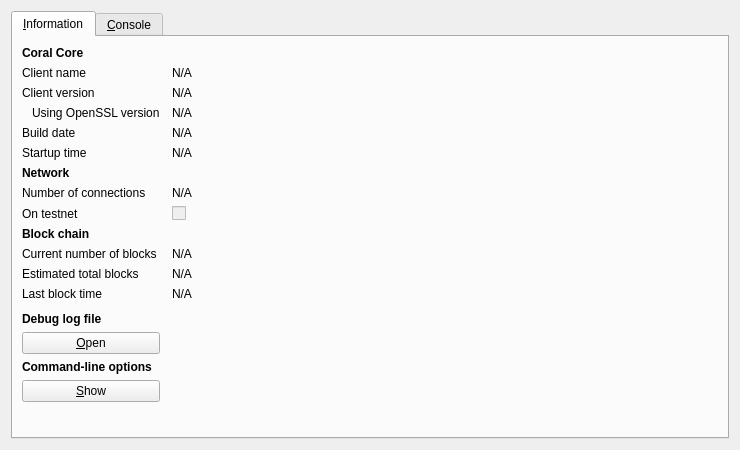
<?xml version="1.0" encoding="UTF-8"?>
<ui version="4.0">
 <class>RPCConsole</class>
 <widget class="QDialog" name="RPCConsole">
  <property name="geometry">
   <rect>
    <x>0</x>
    <y>0</y>
    <width>740</width>
    <height>450</height>
   </rect>
  </property>
  <property name="windowTitle">
   <string>Coral - Debug window</string>
  </property>
  <layout class="QVBoxLayout" name="verticalLayout_2">
   <item>
    <widget class="QTabWidget" name="tabWidget">
     <property name="currentIndex">
      <number>0</number>
     </property>
     <widget class="QWidget" name="tab_info">
      <attribute name="title">
       <string>&amp;Information</string>
      </attribute>
      <layout class="QGridLayout" name="gridLayout" columnstretch="0,1">
       <property name="horizontalSpacing">
        <number>12</number>
       </property>
       <item row="0" column="0">
        <widget class="QLabel" name="label_9">
         <property name="font">
          <font>
           <weight>75</weight>
           <bold>true</bold>
          </font>
         </property>
         <property name="text">
          <string>Coral Core</string>
         </property>
        </widget>
       </item>
       <item row="1" column="0">
        <widget class="QLabel" name="label_5">
         <property name="text">
          <string>Client name</string>
         </property>
        </widget>
       </item>
       <item row="1" column="1">
        <widget class="QLabel" name="clientName">
         <property name="cursor">
          <cursorShape>IBeamCursor</cursorShape>
         </property>
         <property name="text">
          <string>N/A</string>
         </property>
         <property name="textFormat">
          <enum>Qt::PlainText</enum>
         </property>
         <property name="textInteractionFlags">
          <set>Qt::LinksAccessibleByMouse|Qt::TextSelectableByKeyboard|Qt::TextSelectableByMouse</set>
         </property>
        </widget>
       </item>
       <item row="2" column="0">
        <widget class="QLabel" name="label_6">
         <property name="text">
          <string>Client version</string>
         </property>
        </widget>
       </item>
       <item row="2" column="1">
        <widget class="QLabel" name="clientVersion">
         <property name="cursor">
          <cursorShape>IBeamCursor</cursorShape>
         </property>
         <property name="text">
          <string>N/A</string>
         </property>
         <property name="textFormat">
          <enum>Qt::PlainText</enum>
         </property>
         <property name="textInteractionFlags">
          <set>Qt::LinksAccessibleByMouse|Qt::TextSelectableByKeyboard|Qt::TextSelectableByMouse</set>
         </property>
        </widget>
       </item>
       <item row="3" column="0">
        <widget class="QLabel" name="label_14">
         <property name="text">
          <string>Using OpenSSL version</string>
         </property>
         <property name="indent">
          <number>10</number>
         </property>
        </widget>
       </item>
       <item row="3" column="1">
        <widget class="QLabel" name="openSSLVersion">
         <property name="cursor">
          <cursorShape>IBeamCursor</cursorShape>
         </property>
         <property name="text">
          <string>N/A</string>
         </property>
         <property name="textFormat">
          <enum>Qt::PlainText</enum>
         </property>
         <property name="textInteractionFlags">
          <set>Qt::LinksAccessibleByMouse|Qt::TextSelectableByKeyboard|Qt::TextSelectableByMouse</set>
         </property>
        </widget>
       </item>
       <item row="4" column="0">
        <widget class="QLabel" name="label_12">
         <property name="text">
          <string>Build date</string>
         </property>
        </widget>
       </item>
       <item row="4" column="1">
        <widget class="QLabel" name="buildDate">
         <property name="cursor">
          <cursorShape>IBeamCursor</cursorShape>
         </property>
         <property name="text">
          <string>N/A</string>
         </property>
         <property name="textFormat">
          <enum>Qt::PlainText</enum>
         </property>
         <property name="textInteractionFlags">
          <set>Qt::LinksAccessibleByMouse|Qt::TextSelectableByKeyboard|Qt::TextSelectableByMouse</set>
         </property>
        </widget>
       </item>
       <item row="5" column="0">
        <widget class="QLabel" name="label_13">
         <property name="text">
          <string>Startup time</string>
         </property>
        </widget>
       </item>
       <item row="5" column="1">
        <widget class="QLabel" name="startupTime">
         <property name="cursor">
          <cursorShape>IBeamCursor</cursorShape>
         </property>
         <property name="text">
          <string>N/A</string>
         </property>
         <property name="textFormat">
          <enum>Qt::PlainText</enum>
         </property>
         <property name="textInteractionFlags">
          <set>Qt::LinksAccessibleByMouse|Qt::TextSelectableByKeyboard|Qt::TextSelectableByMouse</set>
         </property>
        </widget>
       </item>
       <item row="6" column="0">
        <widget class="QLabel" name="label_11">
         <property name="font">
          <font>
           <weight>75</weight>
           <bold>true</bold>
          </font>
         </property>
         <property name="text">
          <string>Network</string>
         </property>
        </widget>
       </item>
       <item row="7" column="0">
        <widget class="QLabel" name="label_7">
         <property name="text">
          <string>Number of connections</string>
         </property>
        </widget>
       </item>
       <item row="7" column="1">
        <widget class="QLabel" name="numberOfConnections">
         <property name="cursor">
          <cursorShape>IBeamCursor</cursorShape>
         </property>
         <property name="text">
          <string>N/A</string>
         </property>
         <property name="textFormat">
          <enum>Qt::PlainText</enum>
         </property>
         <property name="textInteractionFlags">
          <set>Qt::LinksAccessibleByMouse|Qt::TextSelectableByKeyboard|Qt::TextSelectableByMouse</set>
         </property>
        </widget>
       </item>
       <item row="8" column="0">
        <widget class="QLabel" name="label_8">
         <property name="text">
          <string>On testnet</string>
         </property>
        </widget>
       </item>
       <item row="8" column="1">
        <widget class="QCheckBox" name="isTestNet">
         <property name="enabled">
          <bool>false</bool>
         </property>
         <property name="text">
          <string/>
         </property>
        </widget>
       </item>
       <item row="9" column="0">
        <widget class="QLabel" name="label_10">
         <property name="font">
          <font>
           <weight>75</weight>
           <bold>true</bold>
          </font>
         </property>
         <property name="text">
          <string>Block chain</string>
         </property>
        </widget>
       </item>
       <item row="10" column="0">
        <widget class="QLabel" name="label_3">
         <property name="text">
          <string>Current number of blocks</string>
         </property>
        </widget>
       </item>
       <item row="10" column="1">
        <widget class="QLabel" name="numberOfBlocks">
         <property name="cursor">
          <cursorShape>IBeamCursor</cursorShape>
         </property>
         <property name="text">
          <string>N/A</string>
         </property>
         <property name="textFormat">
          <enum>Qt::PlainText</enum>
         </property>
         <property name="textInteractionFlags">
          <set>Qt::LinksAccessibleByMouse|Qt::TextSelectableByKeyboard|Qt::TextSelectableByMouse</set>
         </property>
        </widget>
       </item>
       <item row="11" column="0">
        <widget class="QLabel" name="label_4">
         <property name="text">
          <string>Estimated total blocks</string>
         </property>
        </widget>
       </item>
       <item row="11" column="1">
        <widget class="QLabel" name="totalBlocks">
         <property name="cursor">
          <cursorShape>IBeamCursor</cursorShape>
         </property>
         <property name="text">
          <string>N/A</string>
         </property>
         <property name="textFormat">
          <enum>Qt::PlainText</enum>
         </property>
         <property name="textInteractionFlags">
          <set>Qt::LinksAccessibleByMouse|Qt::TextSelectableByKeyboard|Qt::TextSelectableByMouse</set>
         </property>
        </widget>
       </item>
       <item row="12" column="0">
        <widget class="QLabel" name="label_2">
         <property name="text">
          <string>Last block time</string>
         </property>
        </widget>
       </item>
       <item row="12" column="1">
        <widget class="QLabel" name="lastBlockTime">
         <property name="cursor">
          <cursorShape>IBeamCursor</cursorShape>
         </property>
         <property name="text">
          <string>N/A</string>
         </property>
         <property name="textFormat">
          <enum>Qt::PlainText</enum>
         </property>
         <property name="textInteractionFlags">
          <set>Qt::LinksAccessibleByMouse|Qt::TextSelectableByKeyboard|Qt::TextSelectableByMouse</set>
         </property>
        </widget>
       </item>
       <item row="13" column="0">
        <spacer name="verticalSpacer_2">
         <property name="orientation">
          <enum>Qt::Vertical</enum>
         </property>
         <property name="sizeHint" stdset="0">
          <size>
           <width>20</width>
           <height>20</height>
          </size>
         </property>
        </spacer>
       </item>
       <item row="14" column="0">
        <widget class="QLabel" name="labelDebugLogfile">
         <property name="font">
          <font>
           <weight>75</weight>
           <bold>true</bold>
          </font>
         </property>
         <property name="text">
          <string>Debug log file</string>
         </property>
        </widget>
       </item>
       <item row="15" column="0">
        <widget class="QPushButton" name="openDebugLogfileButton">
         <property name="toolTip">
          <string>Open the Coral debug log file from the current data directory. This can take a few seconds for large log files.</string>
         </property>
         <property name="text">
          <string>&amp;Open</string>
         </property>
         <property name="autoDefault">
          <bool>false</bool>
         </property>
        </widget>
       </item>
       <item row="16" column="0">
        <widget class="QLabel" name="labelCLOptions">
         <property name="font">
          <font>
           <weight>75</weight>
           <bold>true</bold>
          </font>
         </property>
         <property name="text">
          <string>Command-line options</string>
         </property>
        </widget>
       </item>
       <item row="17" column="0">
        <widget class="QPushButton" name="showCLOptionsButton">
         <property name="toolTip">
          <string>Show the Coral-Qt help message to get a list with possible Coral command-line options.</string>
         </property>
         <property name="text">
          <string>&amp;Show</string>
         </property>
         <property name="autoDefault">
          <bool>false</bool>
         </property>
        </widget>
       </item>
       <item row="18" column="0">
        <spacer name="verticalSpacer">
         <property name="orientation">
          <enum>Qt::Vertical</enum>
         </property>
         <property name="sizeHint" stdset="0">
          <size>
           <width>20</width>
           <height>40</height>
          </size>
         </property>
        </spacer>
       </item>
      </layout>
     </widget>
     <widget class="QWidget" name="tab_console">
      <attribute name="title">
       <string>&amp;Console</string>
      </attribute>
      <layout class="QVBoxLayout" name="verticalLayout_3">
       <property name="spacing">
        <number>3</number>
       </property>
       <item>
        <widget class="QTextEdit" name="messagesWidget">
         <property name="minimumSize">
          <size>
           <width>0</width>
           <height>100</height>
          </size>
         </property>
         <property name="readOnly">
          <bool>true</bool>
         </property>
         <property name="tabKeyNavigation" stdset="0">
          <bool>false</bool>
         </property>
         <property name="columnCount" stdset="0">
          <number>2</number>
         </property>
        </widget>
       </item>
       <item>
        <layout class="QHBoxLayout" name="horizontalLayout">
         <property name="spacing">
          <number>3</number>
         </property>
         <item>
          <widget class="QLabel" name="label">
           <property name="text">
            <string notr="true">&gt;</string>
           </property>
          </widget>
         </item>
         <item>
          <widget class="QLineEdit" name="lineEdit"/>
         </item>
         <item>
          <widget class="QPushButton" name="clearButton">
           <property name="maximumSize">
            <size>
             <width>24</width>
             <height>24</height>
            </size>
           </property>
           <property name="toolTip">
            <string>Clear console</string>
           </property>
           <property name="text">
            <string/>
           </property>
           <property name="icon">
            <iconset resource="../bitcoin.qrc">
             <normaloff>:/icons/remove</normaloff>:/icons/remove</iconset>
           </property>
           <property name="shortcut">
            <string notr="true">Ctrl+L</string>
           </property>
           <property name="autoDefault">
            <bool>false</bool>
           </property>
          </widget>
         </item>
        </layout>
       </item>
      </layout>
     </widget>
    </widget>
   </item>
  </layout>
 </widget>
 <resources>
  <include location="../bitcoin.qrc"/>
 </resources>
 <connections/>
</ui>
